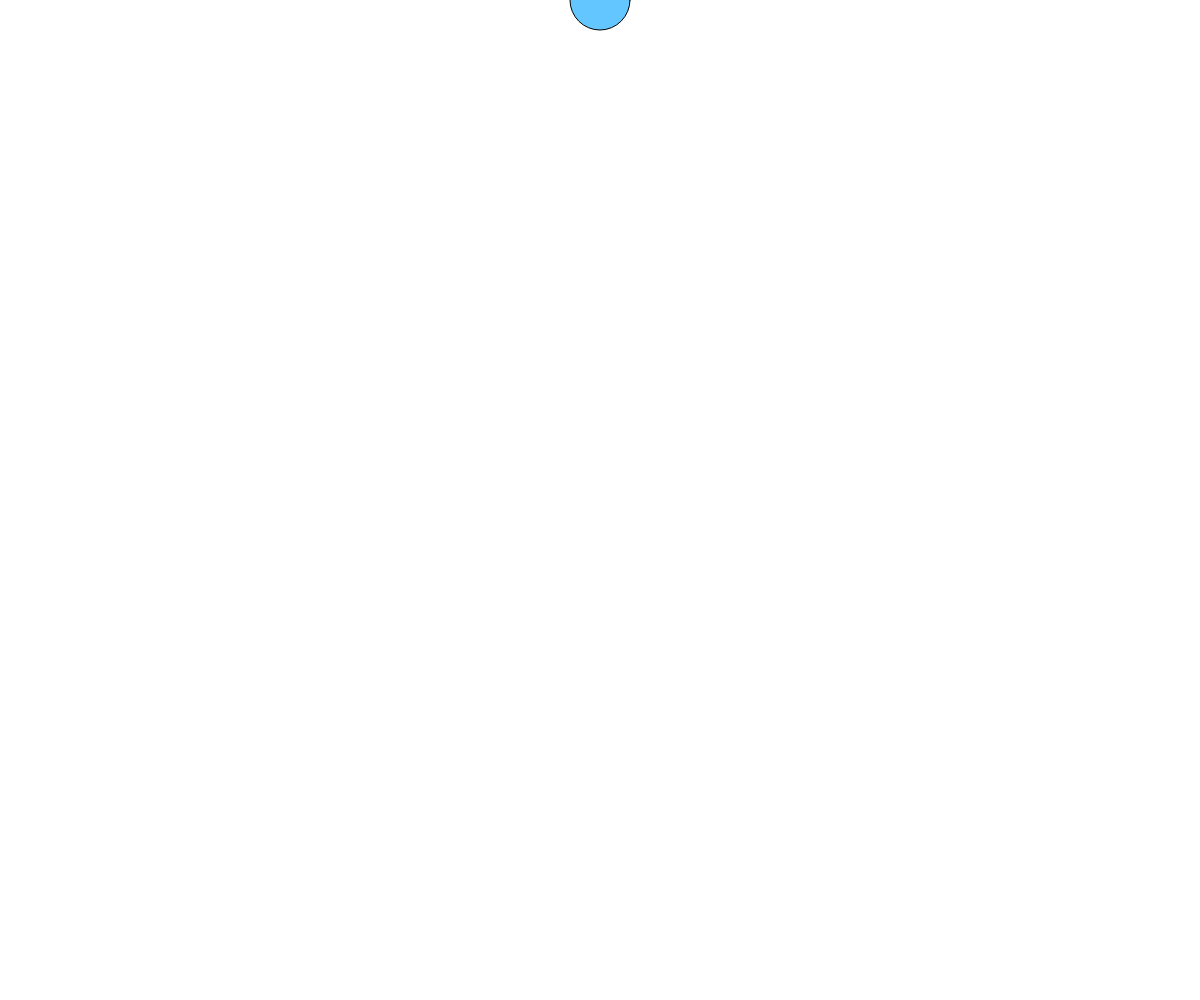
Frame 1 (no input)
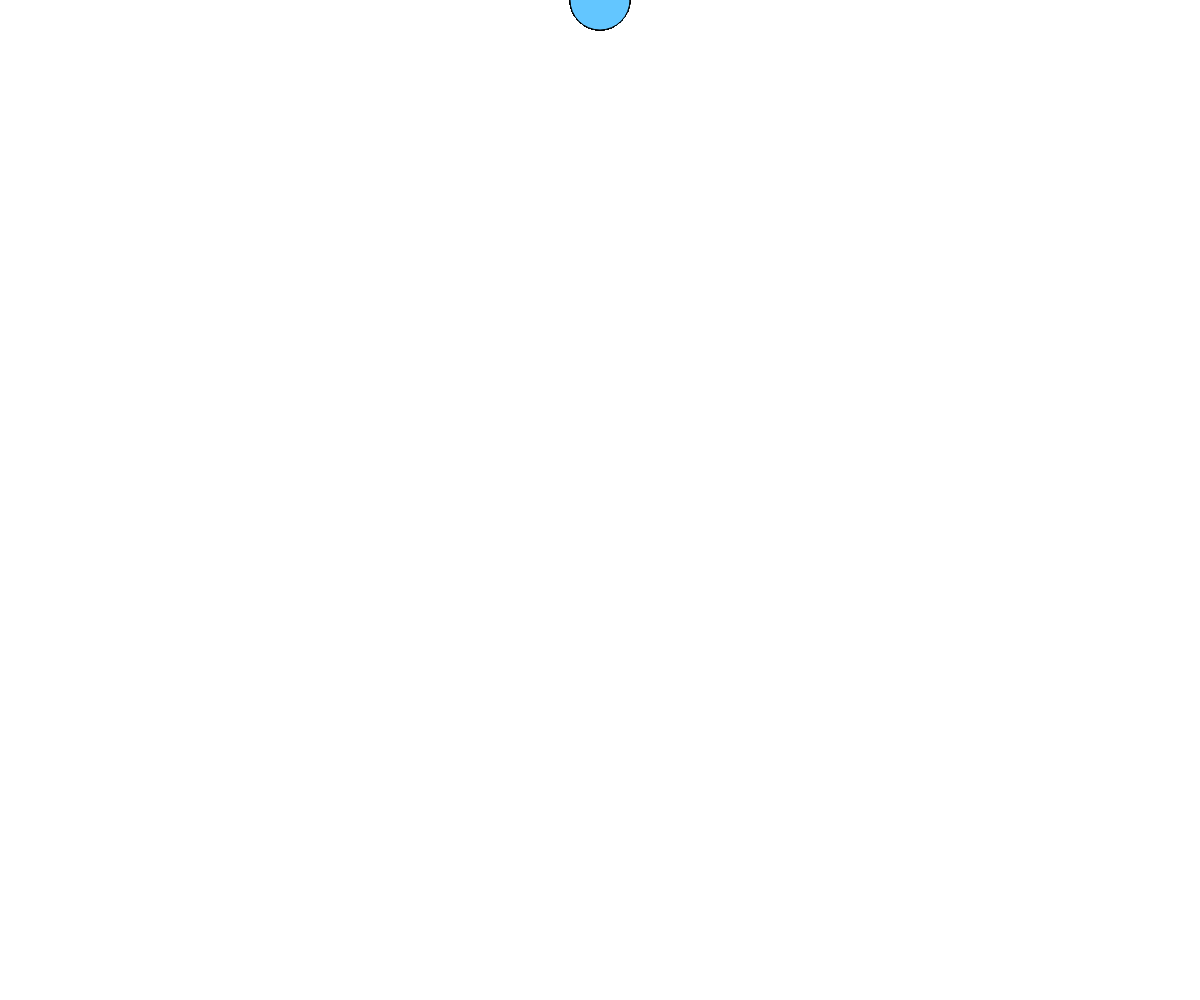
Frame 60 (no input)
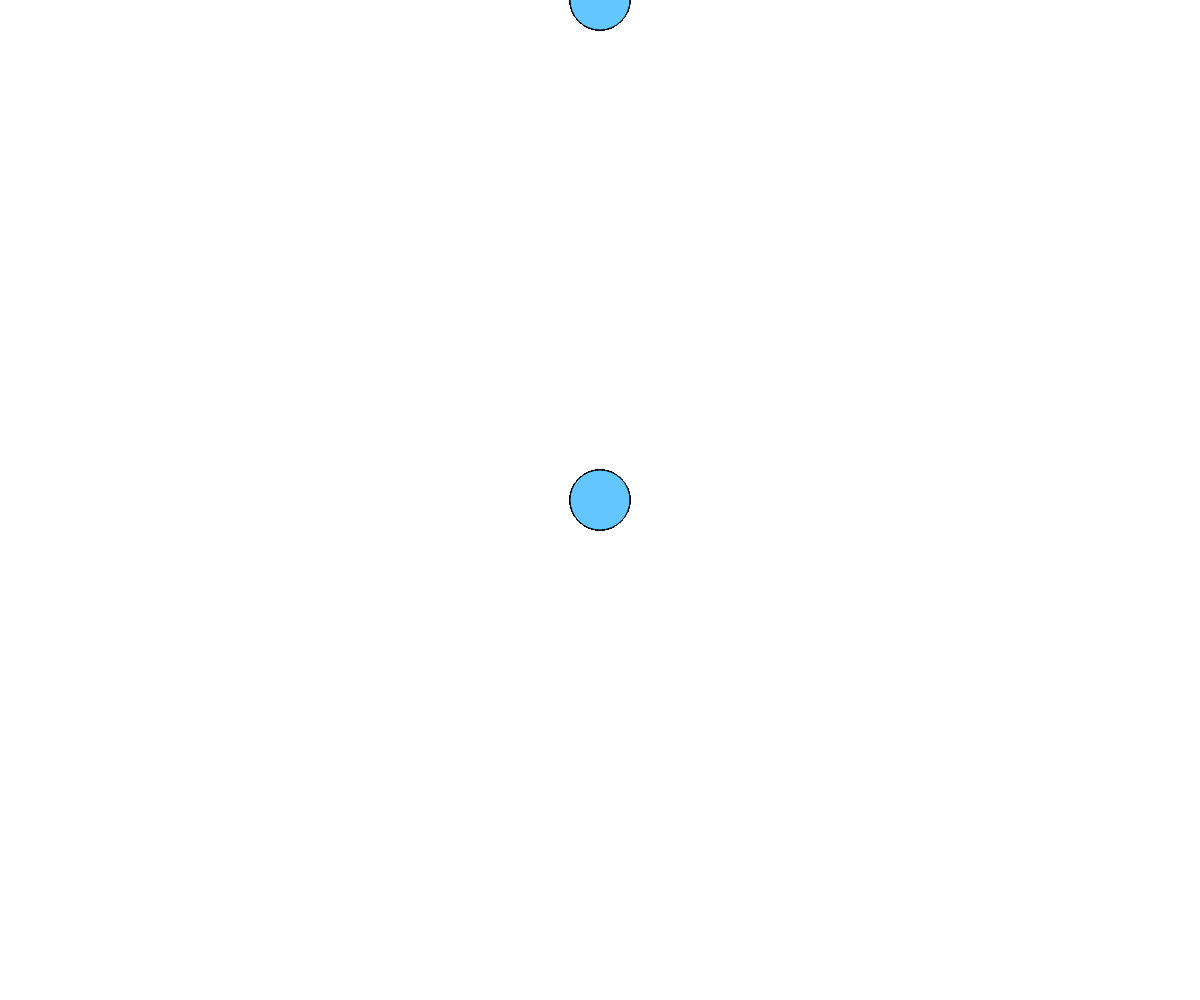
Frame 120 (the mouse pressed at the canvas centre since frame 60)

The p5.js sketch that drew these frames (run headless with seeded random() and noise() and a simulated clock; from frame 60 on, the mouse is pressed at the canvas centre):

// p5.js sketch
// ── sketch.js

let zBereich;
let r;
let g;
let b;

function setup() {
  zBereich = createCanvas(windowWidth,windowHeight);
  zBereich.position(0,0); //links oben
  zBereich.style('z-index','-1'); //Verschiebung auf der Z-Achse

}

function draw() {
  //ohne "background" ist die Seiter transparent!
  noStroke;
  // if(){}else{}
r=100;
g=200;
b=300;
  if(mouseX=windowWidth/2){
r=r-1;
}
else{
r=r+1;
}
if(mouseX=windowWidth/2){
g=g-2;
}
else{
g=g+2;
}
if(mouseX=windowWidth/2){
b=b-3;
}
else{
b=b+3;
}
fill(r,g,b);
circle(mouseX ,mouseY ,60);
}
